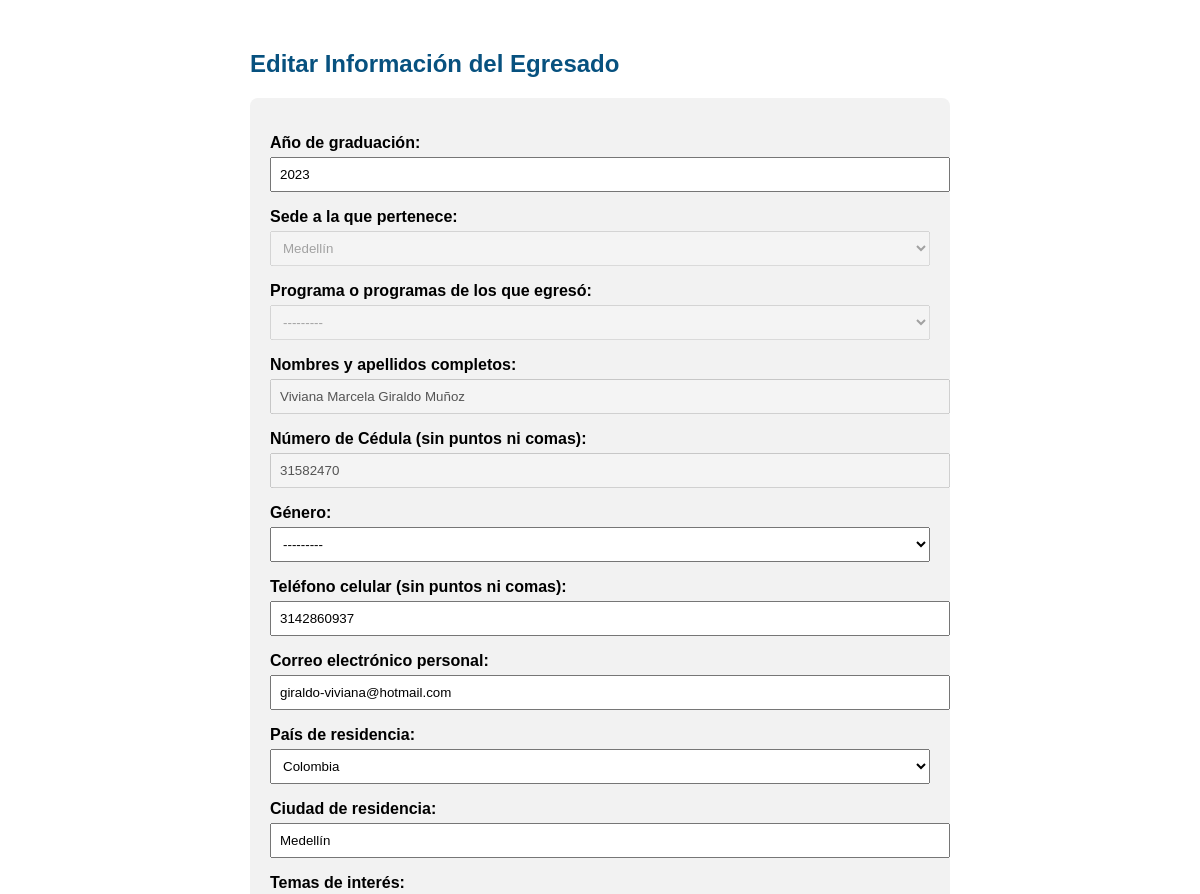
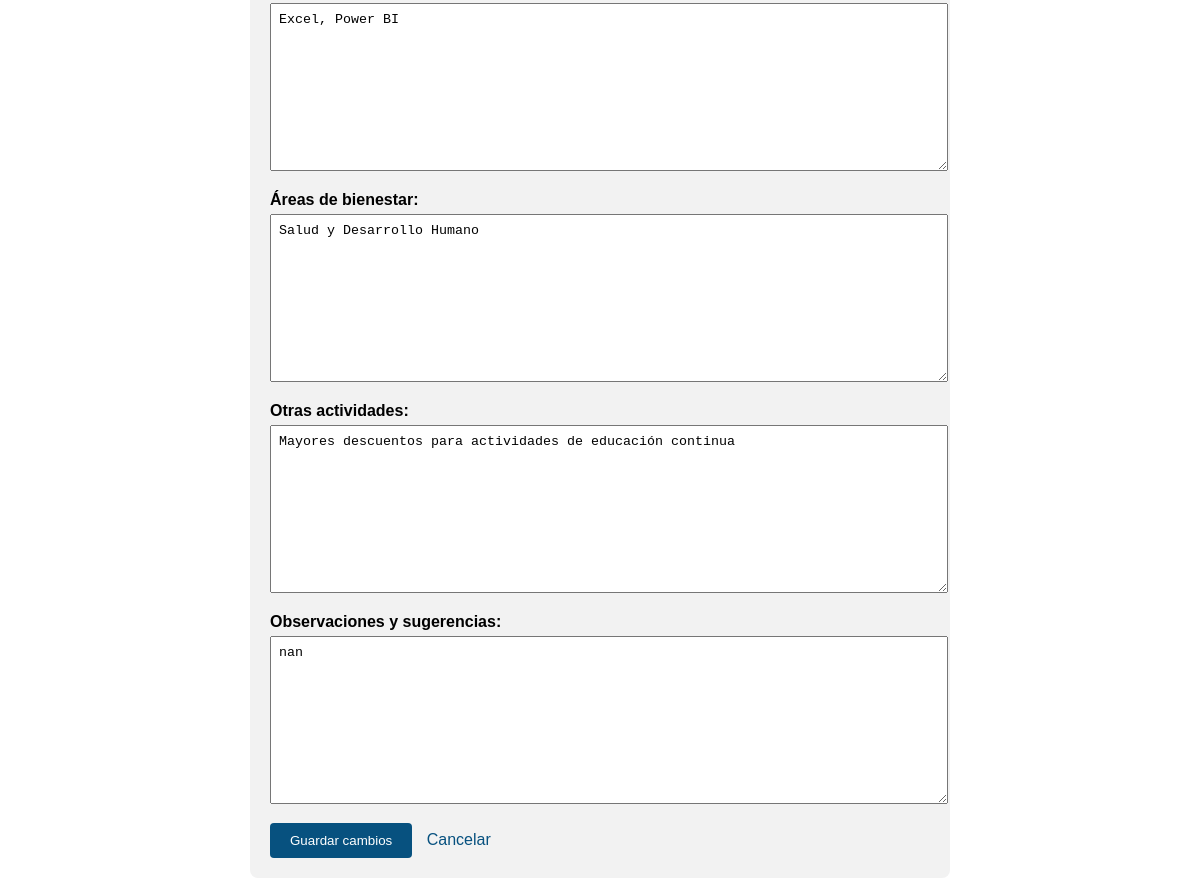
The app's page /formulario/editar/1132/ with its own data (2 pictures, top to bottom).
### formulario/models.py (models this page shows)
class DatosUsuario(models.Model):
    user = models.OneToOneField(User, on_delete=models.CASCADE)
    AñoGraduacion = models.IntegerField()
    sede = models.CharField(max_length=100, choices=[
        ('Medellín', 'Medellín'),
        ('Pereira', 'Pereira'),
        ('Centro Tutorial Rionegro', 'Centro Tutorial Rionegro'),
        ('Centro Tutorial Apartadó', 'Centro Tutorial Apartadó'),
    ])
    programa = models.CharField(max_length=100, choices=[
        ('Administración de Empresas', 'Administración de Empresas'),
        ('Administración de Mercadeo', 'Administración de Mercadeo'),
        ('Administración de Negocios Internacionales', 'Administración de Negocios Internacionales'),
        ('Administración de Obras Civiles', 'Administración de Obras Civiles'),
        ('Administración Turística y Hotelera', 'Administración Turística y Hotelera'),
        ('Derecho', 'Derecho'),
        ('Especialización en Gerencia de Mercadeo', 'Especialización en Gerencia de Mercadeo'),
        ('Especialización en gerencia del talento Humano', 'Especialización en gerencia del talento Humano'),
        ('Especialización en Evaluación y Gerencia de Proyectos', 'Especialización en Evaluación y Gerencia de Proyectos'),
        ('Especialización en Rehabilitación Cardiopulmonar', 'Especialización en Rehabilitación Cardiopulmonar'),
        ('Especialización de Sanidad Animal', 'Especialización de Sanidad Animal'),
        ('Ingeniería Administrativa', 'Ingeniería Administrativa'),
        ('Ingeniería de software', 'Ingeniería de software'),
        ('Medicina', 'Medicina'),
        ('Medicina Veterinaria y Zootecnia', 'Medicina Veterinaria y Zootecnia'),
        ('Odontología', 'Odontología'),
        ('Profesional en Mercadeo y Publicidad', 'Profesional en Mercadeo y Publicidad'),
        ('Tecnología en Gestión Empresarial', 'Tecnología en Gestión Empresarial'),
        ('Tecnología en Laboratorio de Prótesis Dental', 'Tecnología en Laboratorio de Prótesis Dental'),
        ('Terapia Respiratoria', 'Terapia Respiratoria'),
    ])
    NombreCompleto = models.CharField(max_length=200)
    cedula = models.CharField(max_length=20)
    genero = models.CharField(max_length=10, choices=[
        ('Femenino', 'Femenino'),
        ('Masculino', 'Masculino'),
        ('Otro', 'Otro'),
    ])
    celular = models.CharField(max_length=20)
    correo = models.EmailField()
    pais = CountryField(blank_label='Seleccione un país')
    ciudad = models.CharField(max_length=100, blank=True)
    TemasEventos = models.TextField(blank=True)
    AreasBienestar = models.TextField(blank=True)
    OtrasActividades = models.TextField()
    observaciones = models.TextField(blank=True)
    fecha_actualizacion = models.DateTimeField(default=timezone.now)

### formulario/views.py (the view)
# urls.py: path('editar/<int:pk>/', views.datosusuario_editar, name='datosusuario_editar'),
def datosusuario_editar(request, pk):
    dato = get_object_or_404(DatosUsuario, pk=pk)
    if request.method == 'POST':
        form = DatosUsuarioForm(request.POST, instance=dato)
        if form.is_valid():
            form.save()
            return redirect('lista_usuarios')
    else:
        form = DatosUsuarioForm(instance=dato)
    return render(request, 'formulario/editar_egresado.html', {'form': form})

### formulario/templates/formulario/editar_egresado.html (shortened to what this page needs)
<!DOCTYPE html>
<html lang="es">
<head>
</head>
<body>
    <h2>Editar Información del Egresado</h2>
    <form method="post">
        {{ form.as_p }}
        <button type="submit">Guardar cambios</button>
        <a href="{% url 'lista_usuarios' %}">Cancelar</a>
    </form>
</body>
</html>

### formulario/templates/formulario/editar_egresado.html (style rules this page uses)
body { font-family: Arial, sans-serif; padding: 30px; max-width: 700px; margin: auto; }
h2 { color: #07517f; }
form { background: #f2f2f2; padding: 20px; border-radius: 8px; }
form p { margin-bottom: 15px; }
label { font-weight: bold; }
input, select, textarea { width: 100%; padding: 8px; margin-top: 5px; }
button { background-color: #07517f; color: white; padding: 10px 20px; border: none; border-radius: 4px; cursor: pointer; }
a { margin-left: 10px; color: #07517f; text-decoration: none; }

### records on screen
DatosUsuario: AñoGraduacion "2023", sede "Medellín", programa "---------", NombreCompleto "Viviana Marcela Giraldo Muñoz", cedula "31582470", genero "---------", celular "3142860937", correo "giraldo-viviana@hotmail.com", pais "Colombia", ciudad "Medellín", TemasEventos "Excel, Power BI", AreasBienestar "Salud y Desarrollo Humano", OtrasActividades "Mayores descuentos para actividades de educación continua", observaciones "nan"
